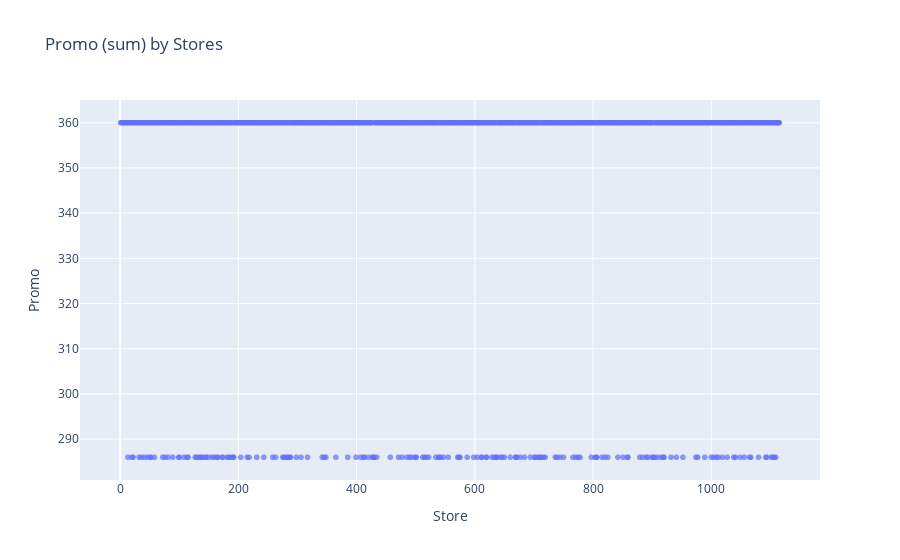

Notebook source saved alongside this figure:
### Markdown cell above
### 3.4.5. <a id='toc3_4_5_'></a>Promo   [&#8593;](#toc0_)

### Code cell
px.scatter(train_df.groupby("Store").Promo.sum(), y="Promo", width=1100, title="Promo (sum) by Stores", opacity=0.7)

### Figure 1 — Plotly figure (JSON) as saved in the notebook; plotly's stock layout.template omitted (floating-point values rounded to 4 significant figures; data arrays with more than 128 entries replaced by an {"elided": "..."} marker saying what was removed)
{"data": [{"hovertemplate": "Store=%{x}<br>Promo=%{y}<extra></extra>", "legendgroup": "", "marker": {"color": "#636efa", "opacity": 0.7, "symbol": "circle"}, "mode": "markers", "name": "", "showlegend": false, "type": "scattergl", "x": {"elided": "1115 int values"}, "xaxis": "x", "y": {"elided": "1115 int values"}, "yaxis": "y"}], "layout": {"autosize": true, "legend": {"tracegroupgap": 0}, "title": {"text": "Promo (sum) by Stores"}, "xaxis": {"anchor": "y", "autorange": true, "domain": [0, 1], "range": [-67.11, 1183.0], "title": {"text": "Store"}, "type": "linear"}, "yaxis": {"anchor": "x", "autorange": true, "domain": [0, 1], "range": [279.9, 366.1], "title": {"text": "Promo"}, "type": "linear"}}}
